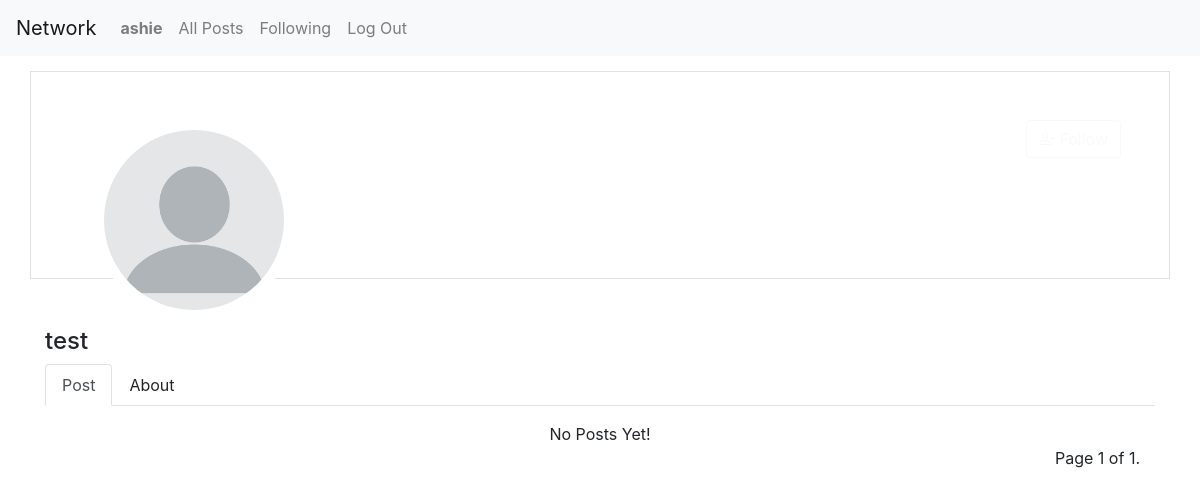
/profile/5 (signed in), run on an earlier commit of the app's database.
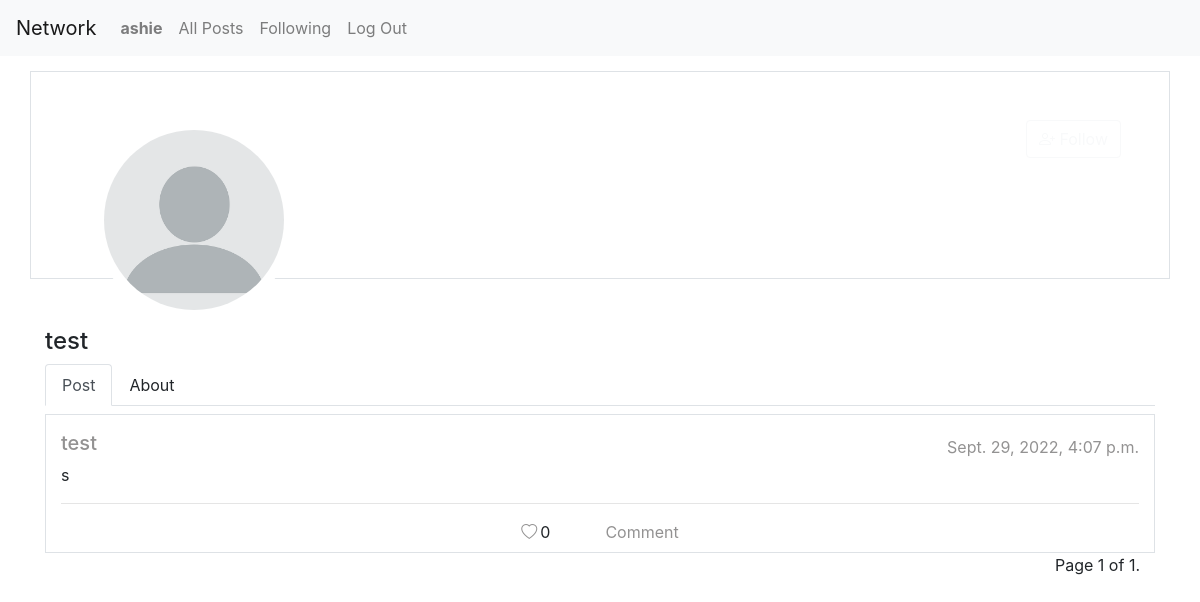
And on a later commit of the database.
### network/models.py (models this page shows, shortened)
class Posts(models.Model):
    user = models.ForeignKey(User, on_delete=models.CASCADE, null=True)
    text = models.CharField(max_length=1000)
    datetime = models.DateTimeField(default=datetime.now())
    likes = models.IntegerField(default=0)

class User(AbstractUser):
    backgroundColor = models.TextField(default="#cb444a")
    bio = models.TextField(default="No Bio")
    image = models.ImageField(null=True, default="profile.png", upload_to="media/")

### network/views.py (the view)
# urls.py: path("profile/<int:user_id>", views.profile, name="profile"),
def profile(request, user_id):
    contact_list = Posts.objects.filter(user=user_id).annotate(
        is_liked=Exists(
            Likes.objects.filter(user=user_id, post=OuterRef('pk'))
        )).select_related('user').order_by("datetime")[::-1]
    is_followed = Follows.objects.filter(
        follower=request.user,
        following=user_id
    ).exists()
    followers = Follows.objects.filter(
        following_id=user_id,
    ).count()
    following = Follows.objects.filter(
        follower_id=user_id
    ).count()
    user = User.objects.get(pk=user_id)
    cover = "style=background-color:{}".format(user.backgroundColor)
    paginator = Paginator(contact_list, 3)
    page_number = request.GET.get('page')
    page_obj = paginator.get_page(page_number)
    return render(request, "network/profile.html", {
        "profile": user,
        "page_obj": page_obj,
        "is_followed": is_followed,
        "followers": followers,
        "following": following,
        "cover": cover
    })

### network/templates/network/profile.html (shortened to what this page needs)
{% extends "network/layout.html" %}
{% block body %}
<div id="profile-container">
    <div class="container border" id="cover" {{cover}}>
        <div class="row p-5">
            <div class="col d-flex align-items-center">
                <div style="margin-bottom: -90px;">
                    <a href="/media/{{ profile.image }}" target="_blank"><img src="/media/{{ profile.image }}" alt="img"
                            width="200" height="200" style="background-color: white;">
                    </a>
                </div>
            </div>
            <div>
                {% if user.id != profile.id %}
                {% if not is_followed %}
                <a href="{% url 'follow' profile.id %}" class="text-light">
                    <button type="button" class="btn btn-outline-light">
                        <i class="bi bi-person-plus"></i>
                    </button>
                </a>
                {% endif %}
                {% endif%}
            </div>
        </div>
    </div>
    <div class="container mt-5">
        <div class="row">
            <div class="col">
                <div>
                    <h4>{{ profile.username }}</h4>
                </div>
                <div>
                    <ul class="nav nav-tabs">
                        <li class="nav-item">
                            <a id="my-post-btn" type="button" class="nav-link active" role="tab"
                                aria-current="page">Post</a>
                        </li>
                        <li class="nav-item">
                            <a id="about-btn" type="button" class="nav-link" role="tab" aria-current="page">About</a>
                        </li>
                    </ul>
                </div>
                <div id="my-post">
                    {% include "network/posts.html" %}
                </div>
            </div>
        </div>
    </div>
</div>
{% endblock %}

### network/templates/network/posts.html (shortened to what this page needs)
{% load static %}
{% if not page_obj %}
<div class="text-center mt-3">
    No Posts Yet!
</div>
{% endif %}
{% for post in page_obj %}
<div class="container border mt-2" data-user="{{ post.user.id }}" data-id="{{ post.id }}">
    <div class="row pt-3">
        <div class="col">
            <div class="d-flex align-items-center justify-content-between">
                <div>
                    {% if user.is_authenticated %}
                    <a href="{% url 'profile' post.user_id %}">
                        <h5>{{ post.user }}</h5>
                    </a>
                    {% else %}
                    <a>
                        <h5>{{ post.user }}</h5>
                    </a>
                    {% endif %}
                </div>
                <div style="color: rgb(147, 146, 146);">
                    {{ post.datetime }}
                </div>
            </div>
            <p>{{ post.text }}</p>
            <hr />
            <div class="d-flex align-items-center justify-content-center mb-2">
                <span>
                    {% if not post.is_liked %}
                    <i id="heart-icon" data-action="like" class="bi bi-heart"></i>
                    {% else %}
                    <i id="heart-icon" data-action="unlike" class="bi bi-heart-fill text-danger"></i>
                    {% endif %}
                </span>
                <div style="padding-left: 3px;">{{post.postLiked.count}}</div>
                <a style="margin-left: 55px;" href="{% url 'postView' post.id %}">Comment</a>
            </div>
        </div>
    </div>
</div>
{% endfor %}
<div class="pagination container">
    <span class="step-links">
        <span class="current">
            Page {{ page_obj.number }} of {{ page_obj.paginator.num_pages }}.
        </span>
    </span>
</div>

What changed in the data, as far as the page shows it:
added Posts: user "test", datetime "Sept. 29, 2022, 4:07 p.m.", text "s", postLiked.count "0"
Also different on the page:
text no longer shown: "No Posts Yet!"
